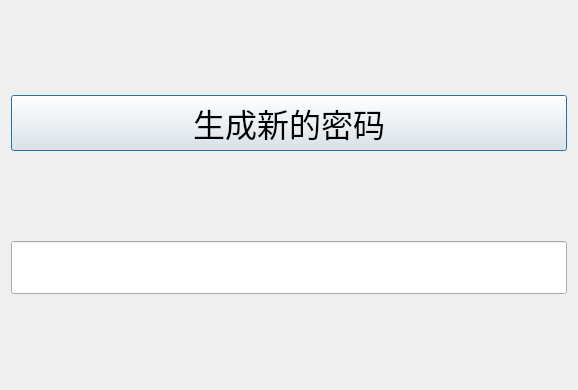
<?xml version="1.0" encoding="UTF-8"?>
<ui version="4.0">
 <class>PasswordGenerator</class>
 <widget class="QDialog" name="PasswordGenerator">
  <property name="geometry">
   <rect>
    <x>0</x>
    <y>0</y>
    <width>578</width>
    <height>390</height>
   </rect>
  </property>
  <property name="windowTitle">
   <string>密码生成小程序</string>
  </property>
  <layout class="QVBoxLayout" name="verticalLayout">
   <item>
    <widget class="QPushButton" name="pushButton">
     <property name="font">
      <font>
       <family>Adobe Heiti Std</family>
       <pointsize>24</pointsize>
      </font>
     </property>
     <property name="text">
      <string>生成新的密码</string>
     </property>
    </widget>
   </item>
   <item>
    <widget class="QLineEdit" name="lineEdit">
     <property name="font">
      <font>
       <family>Adobe Heiti Std</family>
       <pointsize>24</pointsize>
      </font>
     </property>
    </widget>
   </item>
  </layout>
 </widget>
 <resources/>
 <connections/>
</ui>
